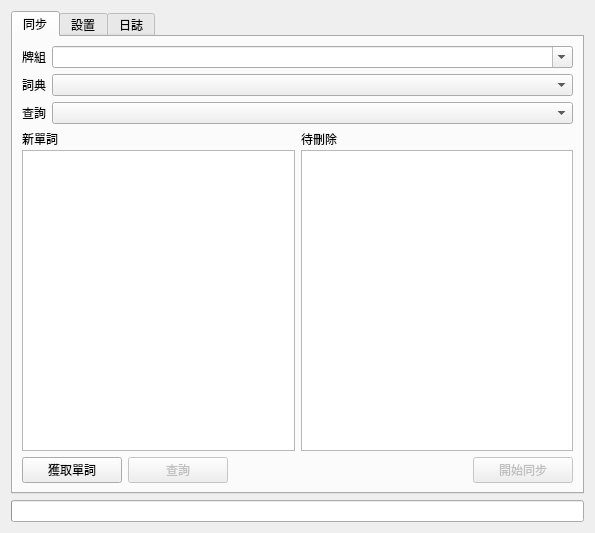
<?xml version="1.0" encoding="UTF-8"?>
<ui version="4.0">
 <class>Dialog</class>
 <widget class="QDialog" name="Dialog">
  <property name="geometry">
   <rect>
    <x>0</x>
    <y>0</y>
    <width>595</width>
    <height>533</height>
   </rect>
  </property>
  <property name="windowTitle">
   <string>Dialog</string>
  </property>
  <layout class="QVBoxLayout" name="main_layout">
   <item>
    <widget class="QTabWidget" name="tabWidget">
     <property name="autoFillBackground">
      <bool>false</bool>
     </property>
     <property name="currentIndex">
      <number>0</number>
     </property>
     <widget class="QWidget" name="mainTab">
      <attribute name="title">
       <string>同步</string>
      </attribute>
      <layout class="QGridLayout" name="gridLayout_4">
       <item row="4" column="4">
        <widget class="QPushButton" name="syncBtn">
         <property name="enabled">
          <bool>false</bool>
         </property>
         <property name="sizePolicy">
          <sizepolicy hsizetype="Fixed" vsizetype="Minimum">
           <horstretch>0</horstretch>
           <verstretch>0</verstretch>
          </sizepolicy>
         </property>
         <property name="minimumSize">
          <size>
           <width>100</width>
           <height>0</height>
          </size>
         </property>
         <property name="text">
          <string>開始同步</string>
         </property>
        </widget>
       </item>
       <item row="0" column="0" colspan="5">
        <layout class="QHBoxLayout" name="deckLayout">
         <item>
          <widget class="QLabel" name="deckLabel">
           <property name="sizePolicy">
            <sizepolicy hsizetype="Fixed" vsizetype="Fixed">
             <horstretch>0</horstretch>
             <verstretch>0</verstretch>
            </sizepolicy>
           </property>
           <property name="text">
            <string>牌組</string>
           </property>
          </widget>
         </item>
         <item>
          <widget class="QComboBox" name="deckComboBox">
           <property name="sizePolicy">
            <sizepolicy hsizetype="Preferred" vsizetype="Fixed">
             <horstretch>0</horstretch>
             <verstretch>0</verstretch>
            </sizepolicy>
           </property>
           <property name="editable">
            <bool>true</bool>
           </property>
          </widget>
         </item>
        </layout>
       </item>
       <item row="3" column="0" colspan="5">
        <layout class="QHBoxLayout" name="horizontalLayout">
         <item>
          <layout class="QVBoxLayout" name="verticalLayout">
           <property name="spacing">
            <number>2</number>
           </property>
           <item>
            <widget class="QLabel" name="label">
             <property name="text">
              <string>新單詞</string>
             </property>
            </widget>
           </item>
           <item>
            <widget class="QListWidget" name="newWordListWidget">
             <property name="alternatingRowColors">
              <bool>true</bool>
             </property>
             <property name="selectionMode">
              <enum>QAbstractItemView::MultiSelection</enum>
             </property>
            </widget>
           </item>
          </layout>
         </item>
         <item>
          <layout class="QVBoxLayout" name="verticalLayout_2">
           <property name="spacing">
            <number>2</number>
           </property>
           <property name="sizeConstraint">
            <enum>QLayout::SetDefaultConstraint</enum>
           </property>
           <item>
            <widget class="QLabel" name="label_2">
             <property name="text">
              <string>待刪除</string>
             </property>
            </widget>
           </item>
           <item>
            <widget class="QListWidget" name="needDeleteWordListWidget">
             <property name="alternatingRowColors">
              <bool>true</bool>
             </property>
            </widget>
           </item>
          </layout>
         </item>
        </layout>
       </item>
       <item row="2" column="0" colspan="5">
        <layout class="QHBoxLayout" name="apiLayout">
         <item>
          <widget class="QLabel" name="apiLabel">
           <property name="sizePolicy">
            <sizepolicy hsizetype="Fixed" vsizetype="Fixed">
             <horstretch>0</horstretch>
             <verstretch>0</verstretch>
            </sizepolicy>
           </property>
           <property name="text">
            <string>查詢</string>
           </property>
          </widget>
         </item>
         <item>
          <widget class="QComboBox" name="apiComboBox">
           <property name="sizePolicy">
            <sizepolicy hsizetype="Preferred" vsizetype="Fixed">
             <horstretch>0</horstretch>
             <verstretch>0</verstretch>
            </sizepolicy>
           </property>
          </widget>
         </item>
        </layout>
       </item>
       <item row="1" column="0" colspan="5">
        <layout class="QHBoxLayout" name="dictionaryLayout">
         <item>
          <widget class="QLabel" name="dictionaryLabel">
           <property name="sizePolicy">
            <sizepolicy hsizetype="Fixed" vsizetype="Fixed">
             <horstretch>0</horstretch>
             <verstretch>0</verstretch>
            </sizepolicy>
           </property>
           <property name="text">
            <string>詞典</string>
           </property>
          </widget>
         </item>
         <item>
          <widget class="QComboBox" name="dictionaryComboBox">
           <property name="sizePolicy">
            <sizepolicy hsizetype="Preferred" vsizetype="Fixed">
             <horstretch>0</horstretch>
             <verstretch>0</verstretch>
            </sizepolicy>
           </property>
          </widget>
         </item>
        </layout>
       </item>
       <item row="4" column="0">
        <widget class="QPushButton" name="pullRemoteWordsBtn">
         <property name="sizePolicy">
          <sizepolicy hsizetype="Fixed" vsizetype="Minimum">
           <horstretch>0</horstretch>
           <verstretch>0</verstretch>
          </sizepolicy>
         </property>
         <property name="minimumSize">
          <size>
           <width>100</width>
           <height>0</height>
          </size>
         </property>
         <property name="text">
          <string>獲取單詞</string>
         </property>
        </widget>
       </item>
       <item row="4" column="1">
        <widget class="QPushButton" name="queryBtn">
         <property name="enabled">
          <bool>false</bool>
         </property>
         <property name="sizePolicy">
          <sizepolicy hsizetype="Fixed" vsizetype="Minimum">
           <horstretch>0</horstretch>
           <verstretch>0</verstretch>
          </sizepolicy>
         </property>
         <property name="minimumSize">
          <size>
           <width>100</width>
           <height>0</height>
          </size>
         </property>
         <property name="text">
          <string>查詢</string>
         </property>
        </widget>
       </item>
      </layout>
     </widget>
     <widget class="QWidget" name="settingTab">
      <attribute name="title">
       <string>設置</string>
      </attribute>
      <layout class="QGridLayout" name="gridLayout_2">
       <item row="1" column="0" colspan="2">
        <widget class="QGroupBox" name="defaultConfigGroupBox">
         <property name="title">
          <string>默認設置</string>
         </property>
         <layout class="QGridLayout" name="gridLayout">
          <item row="0" column="1">
           <widget class="QCheckBox" name="sentenceCheckBox">
            <property name="text">
             <string>例句</string>
            </property>
            <property name="checked">
             <bool>true</bool>
            </property>
           </widget>
          </item>
          <item row="0" column="0">
           <widget class="QCheckBox" name="definitionCheckBox">
            <property name="text">
             <string>釋義</string>
            </property>
            <property name="checked">
             <bool>true</bool>
            </property>
           </widget>
          </item>
          <item row="5" column="2">
           <widget class="QRadioButton" name="noPronRadioButton">
            <property name="text">
             <string>無發音</string>
            </property>
            <property name="checked">
             <bool>true</bool>
            </property>
           </widget>
          </item>
          <item row="0" column="2">
           <widget class="QCheckBox" name="phraseCheckBox">
            <property name="text">
             <string>短語</string>
            </property>
            <property name="checked">
             <bool>true</bool>
            </property>
           </widget>
          </item>
          <item row="5" column="0">
           <widget class="QRadioButton" name="BrEPronRadioButton">
            <property name="text">
             <string>英式發音</string>
            </property>
            <property name="checked">
             <bool>false</bool>
            </property>
           </widget>
          </item>
          <item row="5" column="1">
           <widget class="QRadioButton" name="AmEPronRadioButton">
            <property name="text">
             <string>美式發音</string>
            </property>
           </widget>
          </item>
          <item row="1" column="1">
           <widget class="QCheckBox" name="BrEPhoneticCheckBox">
            <property name="text">
             <string>英式英標</string>
            </property>
            <property name="checked">
             <bool>true</bool>
            </property>
           </widget>
          </item>
          <item row="1" column="2">
           <widget class="QCheckBox" name="AmEPhoneticCheckBox">
            <property name="text">
             <string>美式英標</string>
            </property>
            <property name="checked">
             <bool>true</bool>
            </property>
           </widget>
          </item>
          <item row="1" column="0">
           <widget class="QCheckBox" name="imageCheckBox">
            <property name="text">
             <string>圖片</string>
            </property>
            <property name="checked">
             <bool>true</bool>
            </property>
           </widget>
          </item>
         </layout>
        </widget>
       </item>
       <item row="0" column="0" colspan="2">
        <widget class="QGroupBox" name="credentialGroupBox">
         <property name="title">
          <string>賬號設置</string>
         </property>
         <layout class="QGridLayout" name="gridLayout_3">
          <item row="0" column="0" colspan="2">
           <widget class="QLabel" name="currentDictionaryLabel">
            <property name="sizePolicy">
             <sizepolicy hsizetype="Preferred" vsizetype="Fixed">
              <horstretch>0</horstretch>
              <verstretch>0</verstretch>
             </sizepolicy>
            </property>
            <property name="text">
             <string>當前選擇詞典: </string>
            </property>
           </widget>
          </item>
          <item row="1" column="0">
           <widget class="QLabel" name="usernameLabel">
            <property name="text">
             <string>賬號</string>
            </property>
            <property name="alignment">
             <set>Qt::AlignLeading|Qt::AlignLeft|Qt::AlignVCenter</set>
            </property>
           </widget>
          </item>
          <item row="1" column="1">
           <widget class="QLineEdit" name="usernameLineEdit">
            <property name="sizePolicy">
             <sizepolicy hsizetype="Expanding" vsizetype="Fixed">
              <horstretch>0</horstretch>
              <verstretch>0</verstretch>
             </sizepolicy>
            </property>
           </widget>
          </item>
          <item row="2" column="0">
           <widget class="QLabel" name="passwordLabel">
            <property name="text">
             <string>密碼</string>
            </property>
            <property name="alignment">
             <set>Qt::AlignLeading|Qt::AlignLeft|Qt::AlignVCenter</set>
            </property>
           </widget>
          </item>
          <item row="2" column="1">
           <widget class="QLineEdit" name="passwordLineEdit">
            <property name="sizePolicy">
             <sizepolicy hsizetype="Expanding" vsizetype="Fixed">
              <horstretch>0</horstretch>
              <verstretch>0</verstretch>
             </sizepolicy>
            </property>
            <property name="echoMode">
             <enum>QLineEdit::PasswordEchoOnEdit</enum>
            </property>
           </widget>
          </item>
          <item row="3" column="0">
           <widget class="QLabel" name="cookieLabel">
            <property name="text">
             <string>Cookie</string>
            </property>
            <property name="alignment">
             <set>Qt::AlignLeading|Qt::AlignLeft|Qt::AlignVCenter</set>
            </property>
           </widget>
          </item>
          <item row="3" column="1">
           <widget class="QLineEdit" name="cookieLineEdit">
            <property name="sizePolicy">
             <sizepolicy hsizetype="Expanding" vsizetype="Fixed">
              <horstretch>0</horstretch>
              <verstretch>0</verstretch>
             </sizepolicy>
            </property>
            <property name="placeholderText">
             <string>選填</string>
            </property>
            <property name="clearButtonEnabled">
             <bool>true</bool>
            </property>
           </widget>
          </item>
         </layout>
        </widget>
       </item>
      </layout>
     </widget>
     <widget class="QWidget" name="logTab">
      <attribute name="title">
       <string>日誌</string>
      </attribute>
     </widget>
    </widget>
   </item>
   <item>
    <widget class="QProgressBar" name="progressBar">
     <property name="value">
      <number>0</number>
     </property>
     <property name="textVisible">
      <bool>false</bool>
     </property>
    </widget>
   </item>
  </layout>
 </widget>
 <resources/>
 <connections/>
</ui>
